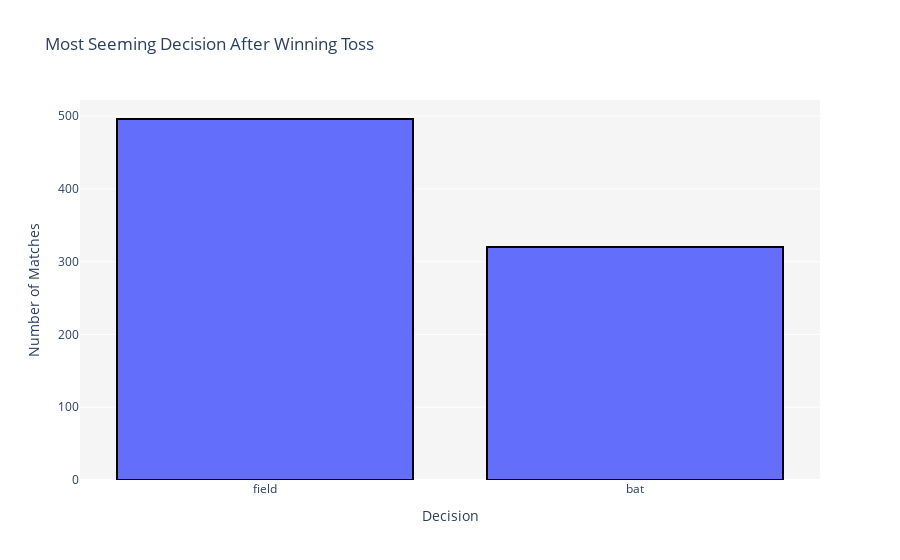

Write notebook code for a chart like this one.
### Markdown cell above
# Toss Decision Count

### Code cell
data = [go.Bar(
    x = matches["toss_decision"].value_counts().index,
    y = matches["toss_decision"].value_counts().values,
    marker = dict(line=dict(color='#000000', width=2))
)]

layout = go.Layout(
   {
      "title":"Most Seeming Decision After Winning Toss",
       "xaxis":dict(title='Decision'),
       "yaxis":dict(title='Number of Matches'),
       "plot_bgcolor":'rgb(245,245,245)'
   }
)
fig = go.Figure(data=data,layout = layout)
iplot(fig)

### Figure 1 — Plotly figure (JSON) as saved in the notebook; plotly's stock layout.template omitted (floating-point values rounded to 4 significant figures)
{"data": [{"marker": {"line": {"color": "#000000", "width": 2}}, "type": "bar", "x": ["field", "bat"], "y": [496, 320]}], "layout": {"plot_bgcolor": "rgb(245,245,245)", "title": {"text": "Most Seeming Decision After Winning Toss"}, "xaxis": {"title": {"text": "Decision"}}, "yaxis": {"title": {"text": "Number of Matches"}}}}
